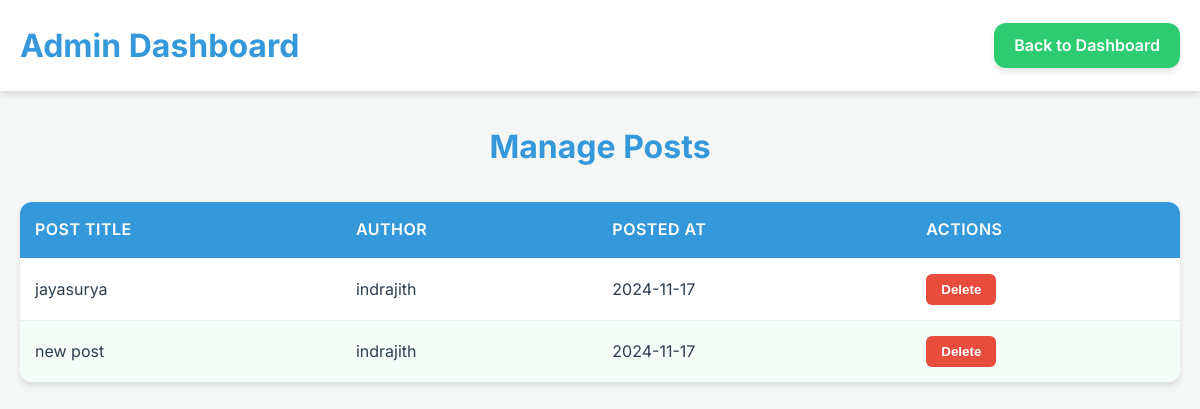
The page /manage-posts/ (signed in) on the database as committed earlier.
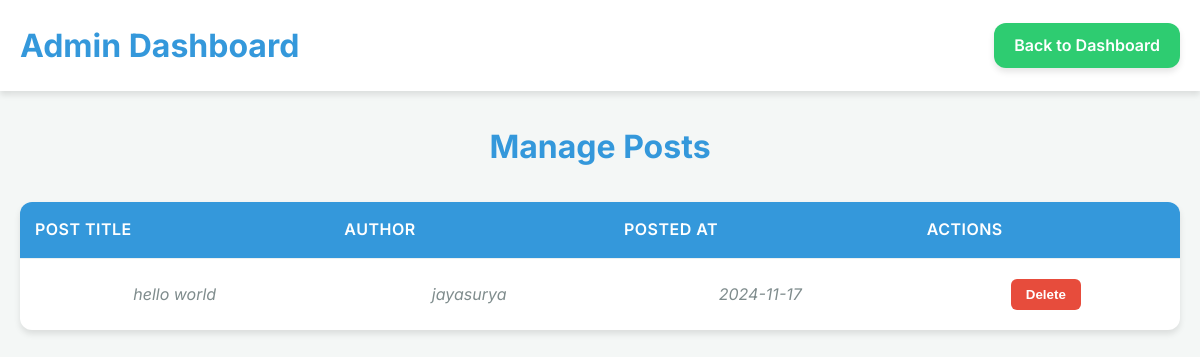
The same page on the database as committed later.
### myapp/models.py (models this page shows, shortened)
class Post(models.Model):
    author = models.ForeignKey(User, on_delete=models.CASCADE)  # Link each post to a user
    title = models.CharField(max_length=100)
    content = models.TextField()
    category = models.CharField(
        max_length=50,
        choices=[
            ('tech', 'Technology'),
            ('life', 'Lifestyle'),
            ('food', 'Food'),
            ('travel', 'Travel'),
        ],
        default='tech',
    )
    created_at = models.DateTimeField(auto_now_add=True)  # Automatically set when a post is created

### myapp/views.py (the view)
# urls.py: path('manage-posts/', views.manage_posts, name='manage_posts'),
@login_required
def manage_posts(request):
    posts = Post.objects.all()
    comments = Comment.objects.all()
    return render(request, 'manage_posts.html', {'posts': posts, 'comments': comments})

### myapp/templates/manage_posts.html (shortened to what this page needs)
{% load static %}
<!DOCTYPE html>
<html lang="en">
<head>
    <link rel="stylesheet" href="{% static 'manage_posts.css' %}">
</head>
<body>
    <header>
        <nav>
            <h1>Admin Dashboard</h1>
            <a href="{% url 'admin_dashboard' %}" class="back-btn">Back to Dashboard</a>
        </nav>
    </header>
    <main>
        <h2>Manage Posts</h2>
        <table>
            <thead>
                <tr>
                    <th>Post Title</th>
                    <th>Author</th>
                    <th>Posted At</th>
                    <th>Actions</th>
                </tr>
            </thead>
            <tbody>
                {% for post in posts %}
    <tr>
        <td>{{ post.title }}</td>
        <td>{{ post.author.username }}</td>
        <td>{{ post.created_at|date:"Y-m-d" }}</td>
        <td>
            <form action="{% url 'remove_post' post.id %}" method="post" onsubmit="return confirm('Are you sure you want to delete this post?');">
                <button type="submit" class="delete-btn">Delete</button>
            </form>
        </td>
    </tr>
{% empty %}
    <tr>
        <td colspan="4">No posts found.</td>
    </tr>
{% endfor %}
            </tbody>
        </table>
    </main>
</body>
</html>

Rows that differ between the two databases and show on the page:
removed Post: title "jayasurya", author.username "indrajith", created_at "2024-11-17"
removed Post: title "new post", author.username "indrajith", created_at "2024-11-17"
added Post: title "hello world", author.username "jayasurya", created_at "2024-11-17"
